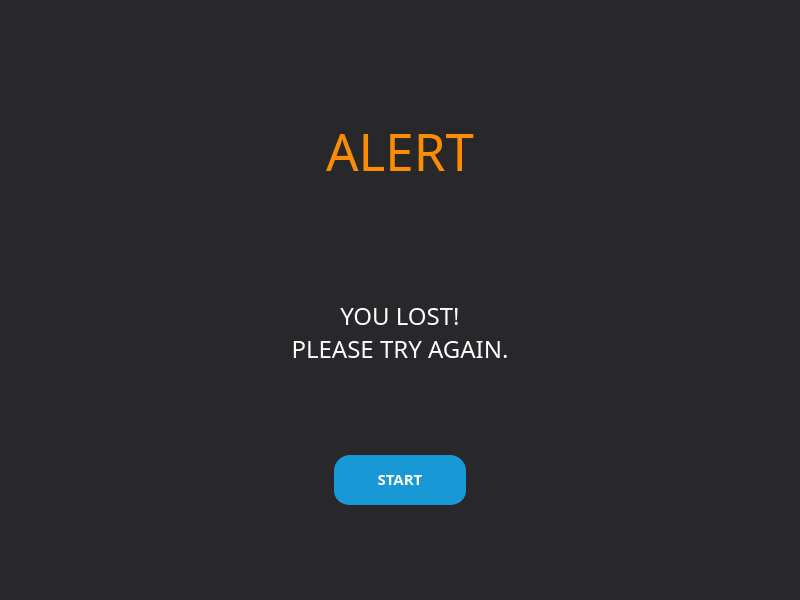
<?xml version="1.0" encoding="UTF-8"?>
<ui version="4.0">
 <class>MainWindow</class>
 <widget class="QMainWindow" name="MainWindow">
  <property name="geometry">
   <rect>
    <x>0</x>
    <y>0</y>
    <width>800</width>
    <height>600</height>
   </rect>
  </property>
  <property name="windowTitle">
   <string>TRIVIA TIME</string>
  </property>
  <property name="windowIcon">
   <iconset resource="logos.qrc">
    <normaloff>:/imgs/Images/ideas.png</normaloff>:/imgs/Images/ideas.png</iconset>
  </property>
  <property name="styleSheet">
   <string notr="true">background-color: rgb(40, 40, 43);</string>
  </property>
  <widget class="QWidget" name="centralwidget">
   <layout class="QGridLayout" name="gridLayout">
    <item row="6" column="1">
     <layout class="QHBoxLayout" name="horizontalLayout">
      <item>
       <spacer name="horizontalSpacer">
        <property name="orientation">
         <enum>Qt::Horizontal</enum>
        </property>
        <property name="sizeHint" stdset="0">
         <size>
          <width>40</width>
          <height>20</height>
         </size>
        </property>
       </spacer>
      </item>
      <item>
       <widget class="QPushButton" name="start_button_2">
        <property name="styleSheet">
         <string notr="true">QPushButton {
  background-color: #1899D6;
  border: solid transparent;
  border-radius: 16px;
  border-width: 0 0 4px;
  color: #FFFFFF;
  font-family: din-round,sans-serif;
  font-size: 15px;
  font-weight: 700;
  letter-spacing: .8px;
  line-height: 20px;
  margin: 0;
  outline: none;
  padding: 13px 16px;
  text-align: center;
  text-transform: uppercase;
  vertical-align: middle;
  white-space: nowrap;
  width: 100%;
}

QPushButton:hover{ 
  background-color: #16437E;
  color: #ffffff;
}


QPushButton:pressed {
    background-color: #fc4103;
    border-style: inset;
}

</string>
        </property>
        <property name="text">
         <string>START</string>
        </property>
       </widget>
      </item>
      <item>
       <spacer name="horizontalSpacer_2">
        <property name="orientation">
         <enum>Qt::Horizontal</enum>
        </property>
        <property name="sizeHint" stdset="0">
         <size>
          <width>40</width>
          <height>20</height>
         </size>
        </property>
       </spacer>
      </item>
     </layout>
    </item>
    <item row="0" column="1">
     <spacer name="verticalSpacer">
      <property name="orientation">
       <enum>Qt::Vertical</enum>
      </property>
      <property name="sizeHint" stdset="0">
       <size>
        <width>20</width>
        <height>69</height>
       </size>
      </property>
     </spacer>
    </item>
    <item row="1" column="2">
     <spacer name="horizontalSpacer_5">
      <property name="orientation">
       <enum>Qt::Horizontal</enum>
      </property>
      <property name="sizeHint" stdset="0">
       <size>
        <width>122</width>
        <height>20</height>
       </size>
      </property>
     </spacer>
    </item>
    <item row="1" column="0">
     <spacer name="horizontalSpacer_4">
      <property name="orientation">
       <enum>Qt::Horizontal</enum>
      </property>
      <property name="sizeHint" stdset="0">
       <size>
        <width>122</width>
        <height>20</height>
       </size>
      </property>
     </spacer>
    </item>
    <item row="1" column="1">
     <widget class="QLabel" name="label_2">
      <property name="minimumSize">
       <size>
        <width>520</width>
        <height>116</height>
       </size>
      </property>
      <property name="maximumSize">
       <size>
        <width>790</width>
        <height>140</height>
       </size>
      </property>
      <property name="font">
       <font>
        <family>Organic Relief</family>
        <pointsize>38</pointsize>
       </font>
      </property>
      <property name="styleSheet">
       <string notr="true">color: rgb(254, 140, 0);</string>
      </property>
      <property name="text">
       <string>ALERT</string>
      </property>
      <property name="alignment">
       <set>Qt::AlignCenter</set>
      </property>
     </widget>
    </item>
    <item row="3" column="1" rowspan="2">
     <widget class="QLabel" name="label">
      <property name="font">
       <font>
        <family>LEMON MILK</family>
        <pointsize>18</pointsize>
       </font>
      </property>
      <property name="styleSheet">
       <string notr="true">color: rgb(255, 255, 255);</string>
      </property>
      <property name="text">
       <string>YOU LOST!
PLEASE TRY AGAIN.</string>
      </property>
      <property name="alignment">
       <set>Qt::AlignCenter</set>
      </property>
      <property name="wordWrap">
       <bool>true</bool>
      </property>
     </widget>
    </item>
    <item row="7" column="1">
     <spacer name="verticalSpacer_2">
      <property name="orientation">
       <enum>Qt::Vertical</enum>
      </property>
      <property name="sizeHint" stdset="0">
       <size>
        <width>20</width>
        <height>68</height>
       </size>
      </property>
     </spacer>
    </item>
    <item row="3" column="2">
     <spacer name="horizontalSpacer_6">
      <property name="orientation">
       <enum>Qt::Horizontal</enum>
      </property>
      <property name="sizeHint" stdset="0">
       <size>
        <width>122</width>
        <height>20</height>
       </size>
      </property>
     </spacer>
    </item>
    <item row="4" column="0">
     <spacer name="horizontalSpacer_7">
      <property name="orientation">
       <enum>Qt::Horizontal</enum>
      </property>
      <property name="sizeHint" stdset="0">
       <size>
        <width>122</width>
        <height>20</height>
       </size>
      </property>
     </spacer>
    </item>
    <item row="5" column="1">
     <spacer name="verticalSpacer_3">
      <property name="orientation">
       <enum>Qt::Vertical</enum>
      </property>
      <property name="sizeHint" stdset="0">
       <size>
        <width>20</width>
        <height>40</height>
       </size>
      </property>
     </spacer>
    </item>
    <item row="2" column="1">
     <spacer name="verticalSpacer_4">
      <property name="orientation">
       <enum>Qt::Vertical</enum>
      </property>
      <property name="sizeHint" stdset="0">
       <size>
        <width>20</width>
        <height>40</height>
       </size>
      </property>
     </spacer>
    </item>
   </layout>
  </widget>
 </widget>
 <resources>
  <include location="logos.qrc"/>
 </resources>
 <connections/>
</ui>
